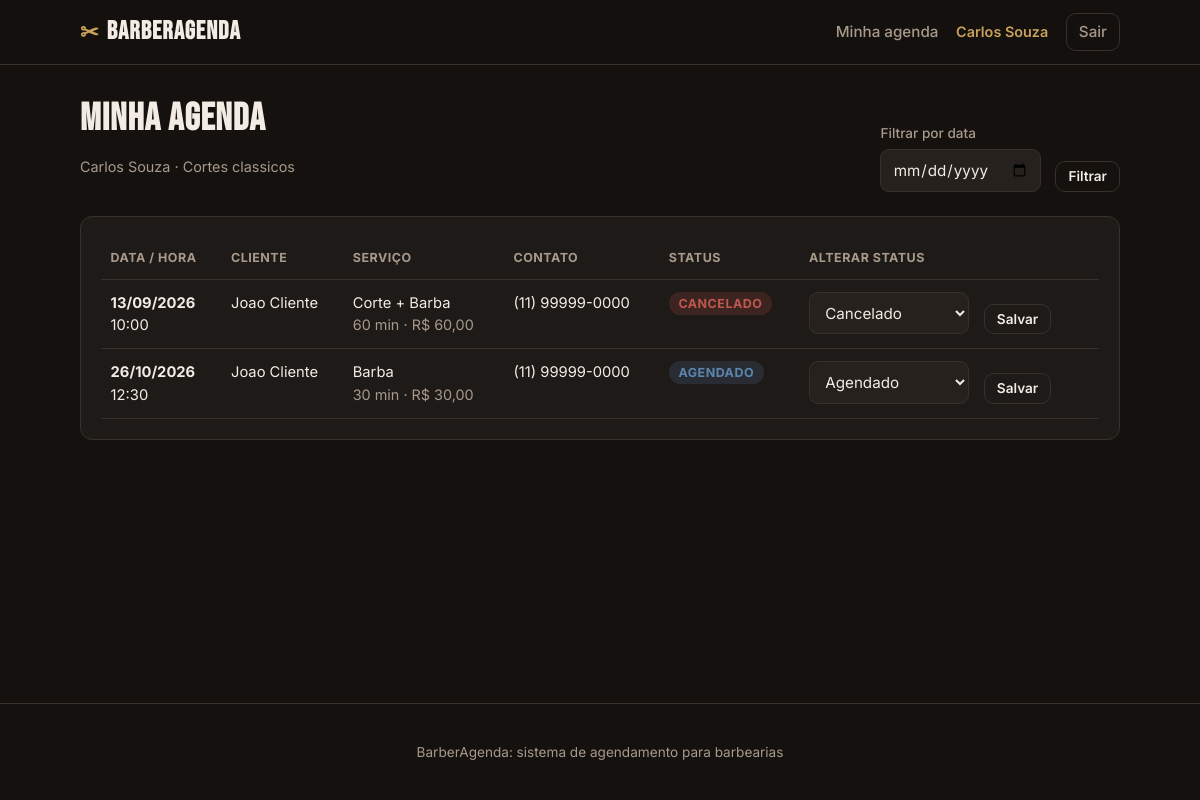
The app's page /agenda (signed in) with its own data.
### tables this page shows
CREATE TABLE usuarios (
            id INTEGER PRIMARY KEY AUTOINCREMENT,
            nome TEXT NOT NULL,
            email TEXT NOT NULL UNIQUE,
            senha TEXT NOT NULL,
            papel TEXT NOT NULL CHECK (papel IN ('admin', 'barbeiro', 'cliente')),
            telefone TEXT
        );

CREATE TABLE barbeiros (
            id INTEGER PRIMARY KEY AUTOINCREMENT,
            usuario_id INTEGER UNIQUE,
            nome TEXT NOT NULL,
            especialidade TEXT,
            ativo INTEGER NOT NULL DEFAULT 1,
            FOREIGN KEY (usuario_id) REFERENCES usuarios(id) ON DELETE SET NULL
        );

CREATE TABLE agendamentos (
            id INTEGER PRIMARY KEY AUTOINCREMENT,
            cliente_id INTEGER NOT NULL,
            barbeiro_id INTEGER NOT NULL,
            servico_id INTEGER NOT NULL,
            data TEXT NOT NULL,
            hora TEXT NOT NULL,
            status TEXT NOT NULL DEFAULT 'agendado'
                CHECK (status IN ('agendado', 'em_atendimento', 'concluido', 'cancelado')),
            criado_em TEXT NOT NULL,
            FOREIGN KEY (cliente_id) REFERENCES usuarios(id) ON DELETE CASCADE,
            FOREIGN KEY (barbeiro_id) REFERENCES barbeiros(id) ON DELETE CASCADE,
            FOREIGN KEY (servico_id) REFERENCES servicos(id) ON DELETE CASCADE
        );

CREATE TABLE servicos (
            id INTEGER PRIMARY KEY AUTOINCREMENT,
            nome TEXT NOT NULL,
            descricao TEXT,
            duracao_min INTEGER NOT NULL,
            preco REAL NOT NULL
        );

### app.py (the view)
@app.route("/agenda")
@login_obrigatorio("barbeiro")
def barbeiro_agenda():
    b = barbeiro_do_usuario(session["usuario_id"])
    if not b:
        flash("Seu perfil de barbeiro ainda nao foi configurado.", "erro")
        return redirect(url_for("index"))
    filtro_data = request.args.get("data", "")
    conn = get_db()
    query = """SELECT a.*, s.nome AS servico_nome, s.preco, s.duracao_min,
                      u.nome AS cliente_nome, u.telefone AS cliente_telefone
               FROM agendamentos a
               JOIN servicos s ON s.id = a.servico_id
               JOIN usuarios u ON u.id = a.cliente_id
               WHERE a.barbeiro_id=?"""
    params = [b["id"]]
    if filtro_data:
        query += " AND a.data=?"
        params.append(filtro_data)
    query += " ORDER BY a.data, a.hora"
    ags = conn.execute(query, params).fetchall()
    conn.close()
    return render_template(
        "barbeiro_agenda.html", agendamentos=ags, barbeiro=b, filtro_data=filtro_data
    )

### app.py (called while the page is built)
def usuario_atual():
    uid = session.get("usuario_id")
    if not uid:
        return None
    conn = get_db()
    u = conn.execute("SELECT * FROM usuarios WHERE id=?", (uid,)).fetchone()
    conn.close()
    return u

def login_obrigatorio(*papeis):
    def decorator(f):
        @wraps(f)
        def wrapper(*args, **kwargs):
            u = usuario_atual()
            if not u:
                flash("Faca login para continuar.", "erro")
                return redirect(url_for("login"))
            if papeis and u["papel"] not in papeis:
                abort(403)
            return f(*args, **kwargs)
        return wrapper
    return decorator

@app.context_processor
def injeta_usuario():
    return {"usuario": usuario_atual()}

@app.template_filter("moeda")
def moeda(valor):
    return f"R$ {valor:,.2f}".replace(",", "X").replace(".", ",").replace("X", ".")

@app.template_filter("data_br")
def data_br(iso):
    try:
        return datetime.strptime(iso, "%Y-%m-%d").strftime("%d/%m/%Y")
    except (ValueError, TypeError):
        return iso

@app.template_filter("status_label")
def status_label(s):
    return STATUS_LABEL.get(s, s)

def barbeiro_do_usuario(usuario_id):
    conn = get_db()
    b = conn.execute(
        "SELECT * FROM barbeiros WHERE usuario_id=?", (usuario_id,)
    ).fetchone()
    conn.close()
    return b

### db.py (called while the page is built)
def get_db():
    conn = sqlite3.connect(DB_PATH)
    conn.row_factory = sqlite3.Row
    conn.execute("PRAGMA foreign_keys = ON")
    return conn

### templates/barbeiro_agenda.html (shortened to what this page needs)
{% extends "base.html" %}
{% block content %}
<div class="page-head">
    <div>
        <h1>Minha agenda</h1>
        <p class="muted">{{ barbeiro.nome }}{% if barbeiro.especialidade %} · {{ barbeiro.especialidade }}{% endif %}</p>
    </div>
    <form method="get" class="form-inline">
        <label>Filtrar por data
            <input type="date" name="data" value="{{ filtro_data }}">
        </label>
        <button type="submit" class="btn btn-ghost btn-sm">Filtrar</button>
    </form>
</div>
{% if agendamentos %}
<div class="table-wrap card">
    <table class="table">
        <thead>
            <tr>
                <th>Data / Hora</th>
                <th>Cliente</th>
                <th>Serviço</th>
                <th>Contato</th>
                <th>Status</th>
                <th>Alterar status</th>
            </tr>
        </thead>
        <tbody>
            {% for a in agendamentos %}
            <tr>
                <td><strong>{{ a.data|data_br }}</strong><br>{{ a.hora }}</td>
                <td>{{ a.cliente_nome }}</td>
                <td>{{ a.servico_nome }}<br><span class="muted">{{ a.duracao_min }} min · {{ a.preco|moeda }}</span></td>
                <td>{{ a.cliente_telefone or '—' }}</td>
                <td><span class="status status-{{ a.status }}">{{ a.status|status_label }}</span></td>
                <td>
                    <form method="post" action="{{ url_for('barbeiro_status', ag_id=a.id) }}" class="form-inline">
                        <select name="status">
                            <option value="agendado" {% if a.status=='agendado' %}selected{% endif %}>Agendado</option>
                            <option value="cancelado" {% if a.status=='cancelado' %}selected{% endif %}>Cancelado</option>
                        </select>
                        <button type="submit" class="btn btn-ghost btn-sm">Salvar</button>
                    </form>
                </td>
            </tr>
            {% endfor %}
        </tbody>
    </table>
</div>
{% else %}
<div class="card empty"><p>Nenhum atendimento na agenda{% if filtro_data %} para esta data{% endif %}.</p></div>
{% endif %}
{% endblock %}

### templates/base.html (shortened to what this page needs)
<!DOCTYPE html>
<html lang="pt-BR">
<head>
    <link rel="stylesheet" href="{{ url_for('static', filename='style.css') }}">
</head>
<body>
    <header class="topbar">
        <div class="container topbar-inner">
            <a href="{{ url_for('index') }}" class="brand">
                <span class="brand-mark">✂</span>
                <span class="brand-name">BarberAgenda</span>
            </a>
            <nav class="nav">
                {% if usuario %}
                    {% if usuario.papel == 'cliente' %}
                        <a href="{{ url_for('cliente_novo_agendamento') }}">Agendar</a>
                        <a href="{{ url_for('cliente_agendamentos') }}">Meus agendamentos</a>
                    {% elif usuario.papel == 'barbeiro' %}
                        <a href="{{ url_for('barbeiro_agenda') }}">Minha agenda</a>
                    {% elif usuario.papel == 'admin' %}
                        <a href="{{ url_for('admin_agendamentos') }}">Agendamentos</a>
                        <a href="{{ url_for('admin_servicos') }}">Serviços</a>
                        <a href="{{ url_for('admin_barbeiros') }}">Barbeiros</a>
                    {% endif %}
                    <span class="nav-user">{{ usuario.nome }}</span>
                    <a href="{{ url_for('logout') }}" class="btn btn-ghost btn-sm">Sair</a>
                {% else %}
                    <a href="{{ url_for('index') }}">Início</a>
                    <a href="{{ url_for('login') }}" class="btn btn-ghost btn-sm">Entrar</a>
                {% endif %}
            </nav>
        </div>
    </header>
    <main class="container main">
        {% block content %}{% endblock %}
    </main>
    <footer class="footer">
        <div class="container">
            <p>BarberAgenda: sistema de agendamento para barbearias</p>
        </div>
    </footer>
</body>
</html>

### static/style.css (style rules this page uses)
:root { --bg: #14110f; --surface: #1e1a17; --surface-2: #26211d; --border: #38312b; --text: #f2ece4; --muted: #a89a8b; --gold: #c8a15a; --gold-dark: #a87f3d; --danger: #c0574f; --green: #5fa06a; --blue: #5b86b0; --radius: 12px; --maxw: 1080px; }
* { box-sizing: border-box; }
body { margin: 0; background: var(--bg); color: var(--text); font-family: 'Inter', system-ui, sans-serif; line-height: 1.5; display: flex; flex-direction: column; min-height: 100vh; }
.container { width: 100%; max-width: var(--maxw); margin: 0 auto; padding: 0 1.25rem; }
h1, h2, h3 { line-height: 1.15; margin: 0 0 .5rem; }
a { color: var(--gold); text-decoration: none; }
.muted { color: var(--muted); font-size: .9rem; }
.topbar { background: rgba(20,17,15,.85); backdrop-filter: blur(8px); border-bottom: 1px solid var(--border); position: sticky; top: 0; z-index: 10; }
.topbar-inner { display: flex; align-items: center; justify-content: space-between; height: 64px; gap: 1rem; }
.brand { display: flex; align-items: center; gap: .5rem; color: var(--text); font-weight: 700; }
.brand-mark { color: var(--gold); font-size: 1.4rem; }
.brand-name { font-family: 'Bebas Neue', sans-serif; font-size: 1.6rem; letter-spacing: 1px; }
.nav { display: flex; align-items: center; gap: 1.1rem; flex-wrap: wrap; }
.nav a { color: var(--muted); font-weight: 500; font-size: .95rem; }
.nav-user { color: var(--gold); font-size: .9rem; font-weight: 600; }
.main { flex: 1; padding: 2rem 1.25rem 3rem; }
.card { background: var(--surface); border: 1px solid var(--border); border-radius: var(--radius); padding: 1.25rem; }
.btn { display: inline-flex; align-items: center; justify-content: center; gap: .4rem; padding: .65rem 1.1rem; border-radius: 10px; border: 1px solid transparent; font-weight: 600; font-size: .95rem; cursor: pointer; font-family: inherit; transition: .15s; text-decoration: none; }
.btn-ghost { background: transparent; color: var(--text); border-color: var(--border); }
.btn-sm { padding: .4rem .75rem; font-size: .85rem; }
.form label, .form-inline label { display: flex; flex-direction: column; gap: .35rem; font-size: .85rem; color: var(--muted); font-weight: 500; }
.form-inline { display: flex; gap: .9rem; align-items: flex-end; flex-wrap: wrap; }
input, select { background: var(--surface-2); border: 1px solid var(--border); color: var(--text); padding: .6rem .7rem; border-radius: 9px; font-size: .95rem; font-family: inherit; }
.page-head { display: flex; align-items: flex-end; justify-content: space-between; gap: 1rem; flex-wrap: wrap; margin-bottom: 1.5rem; }
.page-head h1 { font-family: 'Bebas Neue', sans-serif; font-size: 2.4rem; letter-spacing: 1px; }
.status { padding: .25rem .6rem; border-radius: 999px; font-size: .78rem; font-weight: 700; text-transform: uppercase; letter-spacing: .5px; }
.status-agendado { background: rgba(91,134,176,.18); color: var(--blue); }
.status-cancelado { background: rgba(192,87,79,.18); color: var(--danger); }
.table-wrap { overflow-x: auto; }
.table { width: 100%; border-collapse: collapse; font-size: .92rem; }
.table th, .table td { text-align: left; padding: .75rem .6rem; border-bottom: 1px solid var(--border); vertical-align: top; }
.table th { color: var(--muted); font-size: .78rem; text-transform: uppercase; letter-spacing: .5px; }
.footer { border-top: 1px solid var(--border); padding: 1.5rem 0; color: var(--muted); font-size: .85rem; text-align: center; }

### records on screen
usuarios: nome "Carlos Souza"
barbeiros: nome "Carlos Souza", especialidade "Cortes classicos"
agendamentos: data|data_br "13/09/2026", hora "10:00", cliente_nome "Joao Cliente", servico_nome "Corte + Barba", duracao_min "60", preco|moeda "R$ 60,00", telefone "(11) 99999-0000", status|status_label "CANCELADO", status "Cancelado"
agendamentos: data|data_br "26/10/2026", hora "12:30", cliente_nome "Joao Cliente", servico_nome "Barba", duracao_min "30", preco|moeda "R$ 30,00", telefone "(11) 99999-0000", status|status_label "AGENDADO", status "Agendado"
